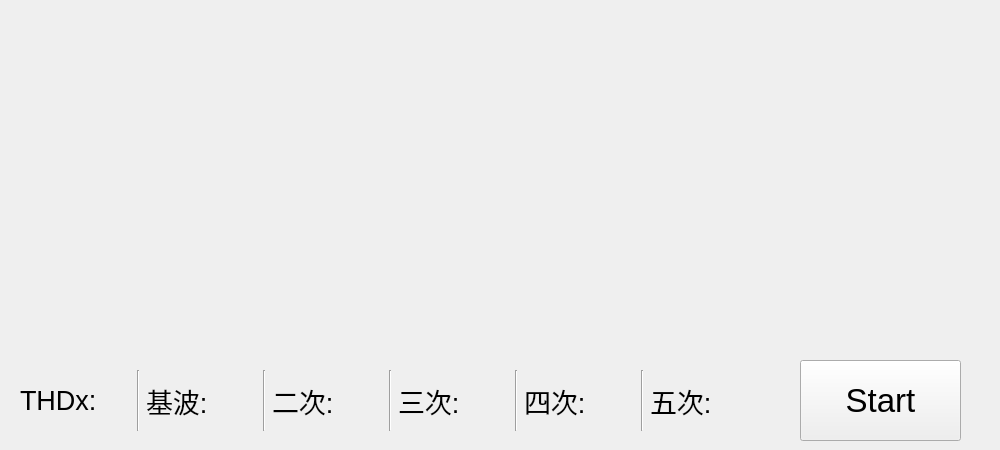
<?xml version="1.0" encoding="UTF-8"?>
<ui version="4.0">
 <class>MainWindow</class>
 <widget class="QMainWindow" name="MainWindow">
  <property name="geometry">
   <rect>
    <x>0</x>
    <y>0</y>
    <width>1000</width>
    <height>450</height>
   </rect>
  </property>
  <property name="sizePolicy">
   <sizepolicy hsizetype="Fixed" vsizetype="Fixed">
    <horstretch>0</horstretch>
    <verstretch>0</verstretch>
   </sizepolicy>
  </property>
  <property name="minimumSize">
   <size>
    <width>1000</width>
    <height>450</height>
   </size>
  </property>
  <property name="maximumSize">
   <size>
    <width>1000</width>
    <height>450</height>
   </size>
  </property>
  <property name="windowTitle">
   <string>MainWindow</string>
  </property>
  <widget class="QWidget" name="centralwidget">
   <widget class="QPushButton" name="button_start">
    <property name="geometry">
     <rect>
      <x>800</x>
      <y>360</y>
      <width>161</width>
      <height>81</height>
     </rect>
    </property>
    <property name="font">
     <font>
      <pointsize>25</pointsize>
     </font>
    </property>
    <property name="text">
     <string>Start</string>
    </property>
   </widget>
   <widget class="QWidget" name="horizontalLayoutWidget">
    <property name="geometry">
     <rect>
      <x>20</x>
      <y>370</y>
      <width>741</width>
      <height>61</height>
     </rect>
    </property>
    <layout class="QHBoxLayout" name="horizontalLayout">
     <item>
      <widget class="QLabel" name="THDx_label">
       <property name="minimumSize">
        <size>
         <width>100</width>
         <height>0</height>
        </size>
       </property>
       <property name="font">
        <font>
         <pointsize>20</pointsize>
        </font>
       </property>
       <property name="text">
        <string>THDx:</string>
       </property>
      </widget>
     </item>
     <item>
      <widget class="Line" name="line">
       <property name="orientation">
        <enum>Qt::Vertical</enum>
       </property>
      </widget>
     </item>
     <item>
      <widget class="QLabel" name="one_label">
       <property name="minimumSize">
        <size>
         <width>100</width>
         <height>0</height>
        </size>
       </property>
       <property name="font">
        <font>
         <pointsize>20</pointsize>
        </font>
       </property>
       <property name="text">
        <string>基波:</string>
       </property>
      </widget>
     </item>
     <item>
      <widget class="Line" name="line_2">
       <property name="orientation">
        <enum>Qt::Vertical</enum>
       </property>
      </widget>
     </item>
     <item>
      <widget class="QLabel" name="two_label">
       <property name="minimumSize">
        <size>
         <width>100</width>
         <height>0</height>
        </size>
       </property>
       <property name="font">
        <font>
         <pointsize>20</pointsize>
        </font>
       </property>
       <property name="text">
        <string>二次:</string>
       </property>
      </widget>
     </item>
     <item>
      <widget class="Line" name="line_3">
       <property name="orientation">
        <enum>Qt::Vertical</enum>
       </property>
      </widget>
     </item>
     <item>
      <widget class="QLabel" name="three_label">
       <property name="minimumSize">
        <size>
         <width>100</width>
         <height>0</height>
        </size>
       </property>
       <property name="font">
        <font>
         <pointsize>20</pointsize>
        </font>
       </property>
       <property name="text">
        <string>三次:</string>
       </property>
      </widget>
     </item>
     <item>
      <widget class="Line" name="line_4">
       <property name="orientation">
        <enum>Qt::Vertical</enum>
       </property>
      </widget>
     </item>
     <item>
      <widget class="QLabel" name="four_label">
       <property name="minimumSize">
        <size>
         <width>100</width>
         <height>0</height>
        </size>
       </property>
       <property name="font">
        <font>
         <pointsize>20</pointsize>
        </font>
       </property>
       <property name="text">
        <string>四次:</string>
       </property>
      </widget>
     </item>
     <item>
      <widget class="Line" name="line_5">
       <property name="orientation">
        <enum>Qt::Vertical</enum>
       </property>
      </widget>
     </item>
     <item>
      <widget class="QLabel" name="five_label">
       <property name="minimumSize">
        <size>
         <width>100</width>
         <height>0</height>
        </size>
       </property>
       <property name="font">
        <font>
         <pointsize>20</pointsize>
        </font>
       </property>
       <property name="text">
        <string>五次:</string>
       </property>
      </widget>
     </item>
    </layout>
   </widget>
  </widget>
 </widget>
 <resources/>
 <connections/>
</ui>
